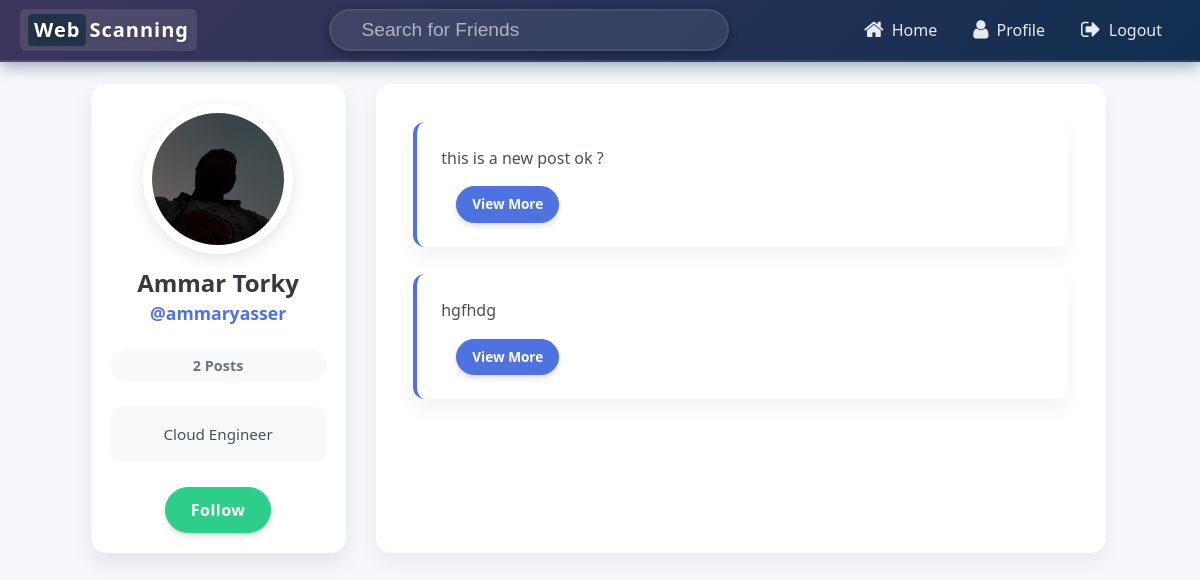
/user/ammaryasser/ (signed in), run on an earlier commit of the app's database.
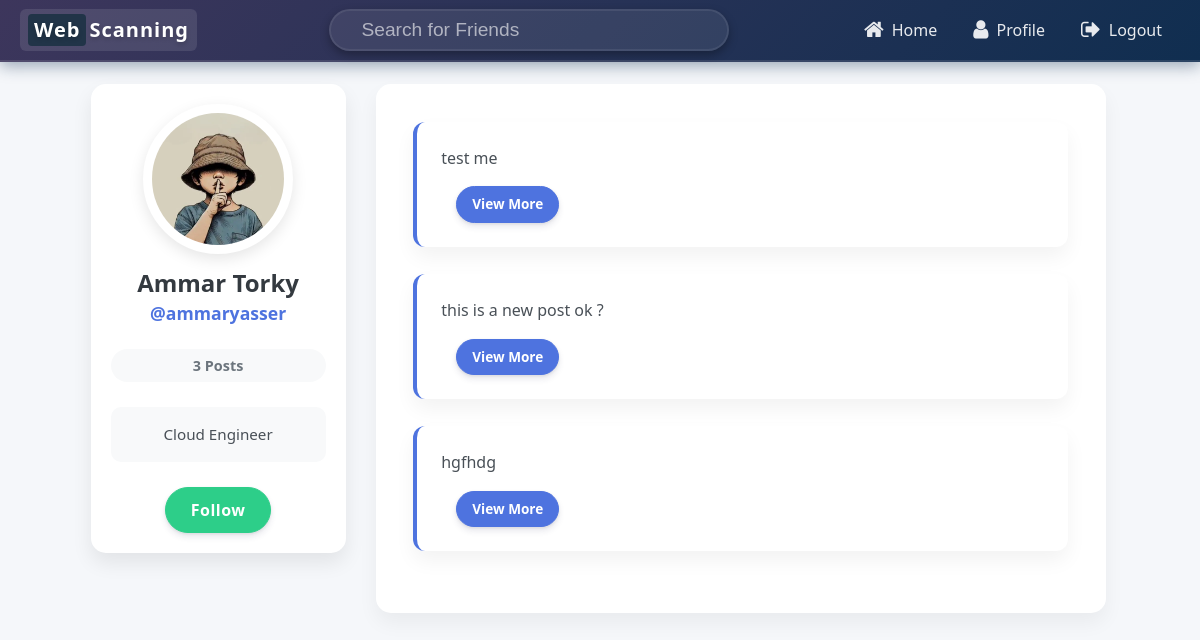
And on a later commit of the database.
### core/models.py (models this page shows, shortened)
class User(AbstractUser):
    profile_pic = models.ImageField(default='profile_pics/default.jpg',upload_to='profile_pics')
    bio = models.TextField(null = True ,max_length=500,blank=True,default='')
    def get_num_posts(self):
        return Post.objects.filter(user=self).count()
    def is_following(self, user_B):
        count = Friends.objects.filter(user_A = self , user_B = user_B).count()
        if count > 0:
            return True
        else:
            return False

class Post(models.Model):
    user = models.ForeignKey(User, on_delete=models.CASCADE)
    caption = models.TextField(max_length=800 , null=False)
    date = models.DateTimeField(auto_now_add=True)
    target_url = models.URLField(default="https://example.com")
    description = models.TextField(blank=True, null=True)

### core/views.py (the view)
# urls.py: path('user/<str:username>/', FriendProfile.as_view(), name='friend_profile_page'),
@method_decorator(login_required(login_url='login_page'), name='dispatch')
class FriendProfile(ListView):
    model = Post
    template_name = 'friend_profile.html'
    paginate_by = 5
    def get(self, *args, **kwargs):
        friend_username = self.kwargs['username'] # usernmae in url line
        logged_in_username = self.request.user.username
        if friend_username == logged_in_username:
            return redirect('profile_page')
        else:
            return super(FriendProfile, self).get( *args, **kwargs)
    def get_context_data(self, **kwargs):
        context = super().get_context_data(**kwargs)
        friend_username = self.kwargs['username'] # usernmae in url line
        friend = User.objects.get(username=friend_username) # to get the user from database
        context['friend'] = friend
        is_following  = self.request.user.is_following(friend)
        context['is_following'] = is_following
        return context
    def get_queryset(self):
        friend_username = self.kwargs['username'] # usernmae in url line
        friend = User.objects.get(username=friend_username) # to get the user from database
        return Post.objects.filter(user = friend).order_by('-date')

### Templates/friend_profile.html (shortened to what this page needs)
{%  extends 'base.html' %}
{% load crispy_forms_tags %}
{% load static %}
{% block extra_css %}
<link rel="stylesheet" href="{% static 'css/friendprofile.css' %}">
{% endblock %}
{% block navbar %}
{%  include 'navbar.html' %}
{% endblock navbar %}
{% block content %}
<div class="row" style="margin-top:2%;">
    <div class="col-md-3" style="margin-left:4%; text-align: center;">
        <div class="card card-body" style="border-radius:25px;">
            <img class="img-fluid img-thumbnail"  src="{{friend.profile_pic.url}}" >
            <h3 >{{friend.first_name}} {{friend.last_name}}</h3>
            <a href="#"><h4 >@{{friend.username}}</h4></a>
            <h6>{{friend.get_num_posts}} Posts</h6>
            <p>{{friend.bio}}</p>
            {% if is_following %}
            <a href="/unfollow/{{friend.id}}">             <button type="button" class="btn btn-danger">Unfollow</button>            </a>
            {%  else %}
            <a href="/follow/{{friend.id}}">             <button type="button" class="btn btn-success">Follow</button>            </a>
            {% endif %}
        </div>
    </div>
    <div class="col-md-8" >
        <div class="card card-body"style="border-radius:25px; min-height:100%;">
                {% for post in object_list %}
                <div class="card" style="margin: 2%;">
                    <div class="card-body">
                        <p class="card-text">{{post.caption}}</p>
                        <a href="{% url 'post_brief' post.id %}" class="btn btn-info btn-sm">View More</a>
                    </div>
                </div>
                {% endfor %}
        </div>
        <br>
    </div>
</div>
{% endblock content %}

What changed in the data, as far as the page shows it:
changed User "Ammar": profile_pic: a different picture; get_num_posts "2" → "3"
added Post: caption "test me"
